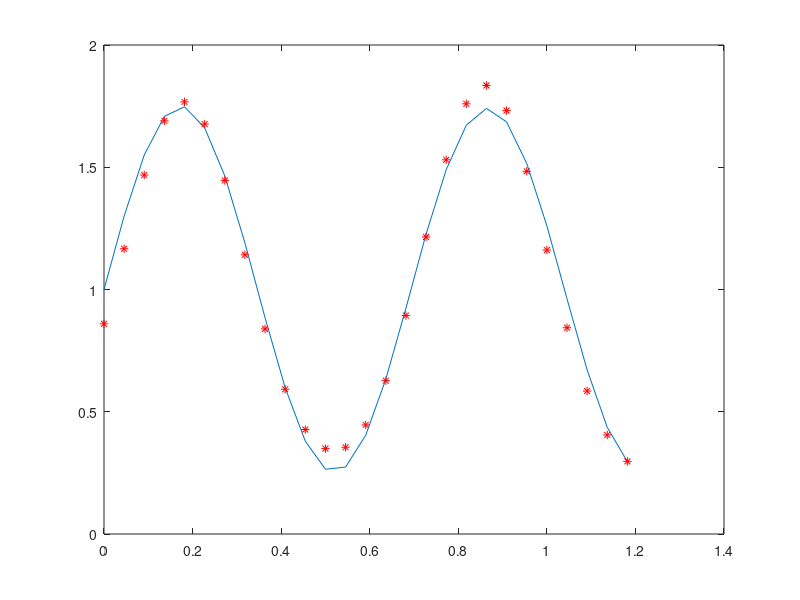

Reproduce this figure in MATLAB.
clear all;
clc;

mok=0.15;
%iš grafiko nustatomos centrų reikšmės
c1=0.18;
c2=0.86;
%iš grafiko nustatomos spindulio reikšmės
r1=0.137;
r2=0.136;
% Paruošiami duomenis mokymui

x=0:1/22:1.2;

y = (1+0.6*sin(2*pi*x/0.7))+ 0.3*sin(3*pi*x)/2;


%nustatomi pradiania duomenys
w1=randn(1);
w2=randn(1);
w0=randn(1);

%gauso funkcijos naudoajamos apmokymui
F1=exp(-((x-c1).^2)./(2*r1^2));
F2=exp(-((x-c2).^2)./(2*r2^2));

%apmokymas
for indx= 1:10000
for n= 1:23
    y_aps=F1(n)*w1+F2(n)*w2+w0;
    e=y(n)-y_aps;
    w1=w1+mok*e*F1(n);
    w2=w2+mok*e*F2(n);
    w0=w0+mok*e;
end
end
%atvaizdavimas
 y_aps=F1.*w1+F2.*w2+w0;

plot(x,y,x,y_aps,'r*')